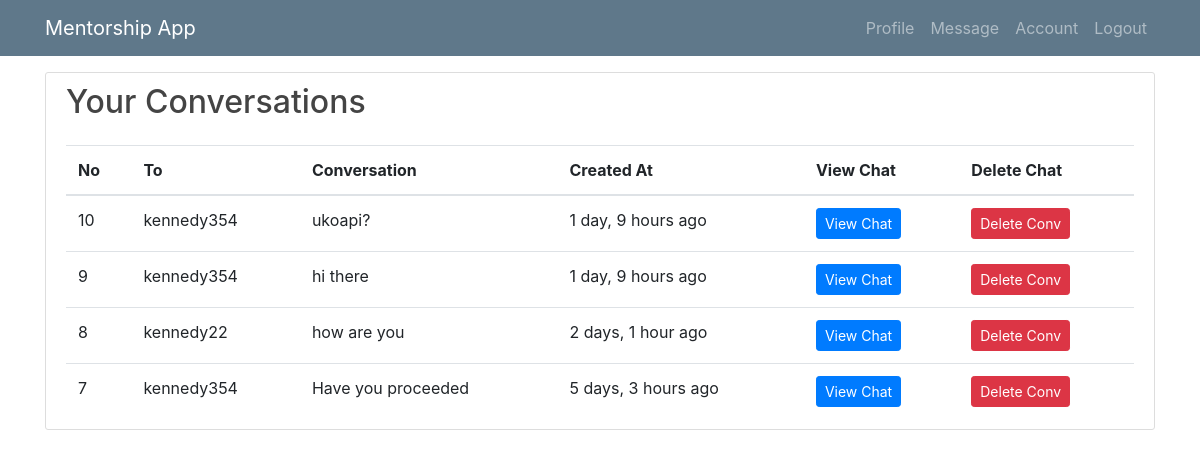
Before: /conversation1/ (signed in) with the older database file.
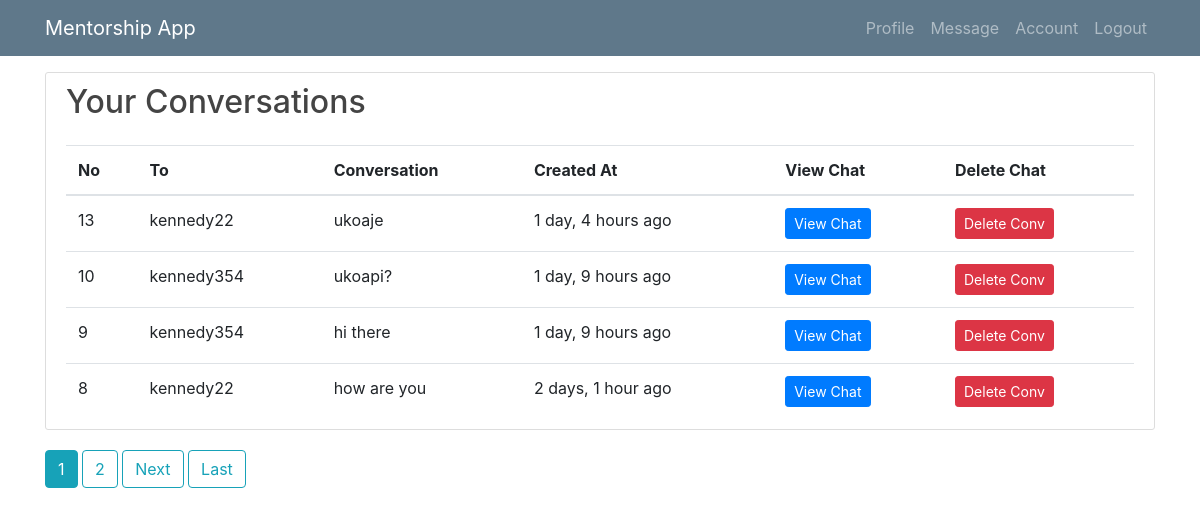
After: the same page with the newer database file.
### mentee/models.py (models this page shows, shortened)
class Conversation(models.Model):
    sender = models.ForeignKey(User, related_name="sender1", on_delete=models.CASCADE, null=True)
    receipient = models.ForeignKey(User, related_name="receipient1", on_delete=models.CASCADE)
    conversation = models.TextField(max_length=100)
    sent_at = models.DateTimeField(null=True, blank=True)
    class Meta:
        ordering = ['-sent_at']

class User(AbstractUser):
    is_mentee = models.BooleanField(default=False)
    is_mentor = models.BooleanField(default=False)

### mentee/views/mentor.py (the view)
# urls.py: path('conversation1/', mentor.ConversationListView.as_view(), name='conv1'),
class ConversationListView(LoginRequiredMixin, UserPassesTestMixin, ListView):
    model = Conversation
    template_name = 'mentor/list-converations.html'
    context_object_name = 'conversation'
    paginate_by = 4
    def test_func(self):
        return self.request.user.is_mentor
    def get_queryset(self):
        return self.model.objects.filter(sender=self.request.user)

### mentee/templates/mentor/list-converations.html (shortened to what this page needs)
{% extends 'mentor/base1.html' %}
{% load humanize %}
{% block content %}
  <div class="row">
        <div class="col-md-12">
 <div class="content-section">
 <h2>Your Conversations</h2>
<div class="table-responsive">
<table class="table mb-0">
    <thead>
      <tr>
          <th>No</th>
          <th>To</th>
          <th>Conversation</th>
          <th>Created At</th>
          <th>View Chat</th>
           <th>Delete Chat</th>
      </tr>
    </thead>
    <tbody>
    {% if conversation %}
  <ol>
 {% for conv in conversation %}
    <tr>
         <td>{{ conv.id }}</td>
        <td>{{ conv.receipient }}</td>
          <td>{{ conv.conversation }}</td>
        <td>{{ conv.sent_at|naturaltime }}</td>
        <td> <a class="btn btn-primary btn-sm" href="{% url 'conv-reply' pk=conv.pk %}">View Chat</a></td>
          <td> <a class="btn btn-danger btn-sm" href="{% url 'conversation-delete' pk=conv.pk %}">Delete Conv</a></td>
    </tr>
{% endfor %}
       </ol>
{% else %}
<p>There Are no Chats Available</p>
{% endif %}
 </tbody>
  </table>
</div>
 </div>
        </div>
</div>
{% if is_paginated %}
        {% for num in page_obj.paginator.page_range %}
        {% if page_obj.number == num %}
          <a class="btn btn-info mb-4" href="?page={{ num }}">{{ num }}</a>
        {% elif num > page_obj.number|add:'-3' and num < page_obj.number|add:'3' %}
          <a class="btn btn-outline-info mb-4" href="?page={{ num }}">{{ num }}</a>
        {% endif %}
      {% endfor %}
        {% if page_obj.has_next %}
        <a class="btn btn-outline-info mb-4" href="?page={{ page_obj.next_page_number }}">Next</a>
        <a class="btn btn-outline-info mb-4" href="?page={{ page_obj.paginator.num_pages }}">Last</a>
      {% endif %}
        {% endif %}
{% endblock %}

Changed rows visible on the page:
no longer on this page (row unchanged): Conversation: id "7", receipient "kennedy354", conversation "Have you proceeded", sent_at "5 days, 3 hours ago"
added Conversation: id "13", receipient "kennedy22", conversation "ukoaje", sent_at "1 day, 4 hours ago"
Other visible differences:
new list line: "1"
new list line: "2"
text now shown: "Next Last"
